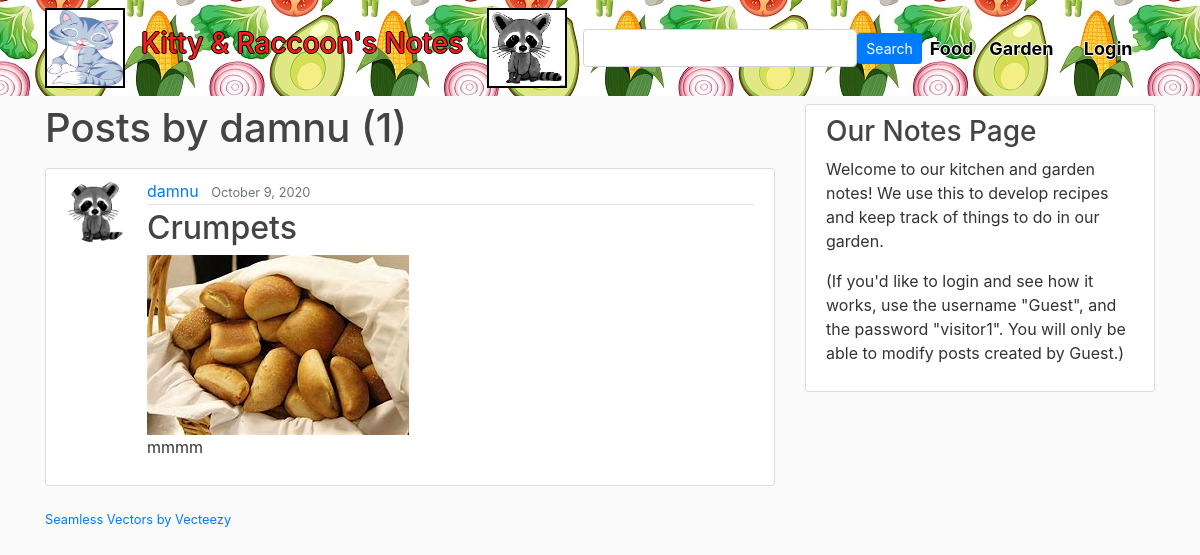
The app's page /krnotes/user/damnu/ with its own data.
### krnotes/models.py (models this page shows, shortened)
class Post(models.Model):
    title = models.CharField(max_length=100)
    image = models.ImageField(blank=True, upload_to='users/uploads')
    content = models.TextField()
    date_posted = models.DateTimeField(default=timezone.now)
    garden = models.BooleanField(default=False)
    food = models.BooleanField(default=False)
    author = models.ForeignKey(User, on_delete=models.CASCADE)

### users/models.py (models this page shows, shortened)
class Profile(models.Model):
    user = models.OneToOneField(User, on_delete=models.CASCADE)
    image = models.ImageField(default='users/profile_pics/default.jpg', upload_to='users/profile_pics')

### krnotes/views.py (the view)
# urls.py: path('user/<str:username>/', UserPostListView.as_view(), name='user-posts'),
class UserPostListView(ListView):
    model = Post
    template_name = 'krnotes/user_posts.html'
    context_object_name = 'posts'
    paginate_by = 8
    def get_queryset(self):
        user = get_object_or_404(User, username=self.kwargs.get('username'))
        return Post.objects.filter(author=user).order_by('-date_posted')

### krnotes/templates/krnotes/user_posts.html (shortened to what this page needs)
{% extends "krnotes/base.html" %}
{% block content %}
    <h1 class="mb-3">Posts by {{ view.kwargs.username }} ({{ page_obj.paginator.count }})</h1>
    {% for post in posts %}
        <article class="media content-section">
            <img class="rounded-circle article-img" src="{{ post.author.profile.image.url }}"></img>
            <div class="media-body">
            <div class="article-metadata">
                <a class="mr-2" href="{% url 'user-posts' post.author.username %}">{{ post.author }}</a>
                <small class="text-muted">{{ post.date_posted|date:"F j, Y" }}</small>
            </div>
            <h2><a class="article-title" href="{% url 'post-detail' post.id %}">{{ post.title }}</a></h2>
            {% if post.image %}
                <img src="{{ post.image.url }}" alt="" />
            {% endif %}
            <p class="article-content">{{ post.content }}</p>
            </div>
        </article>
    {% endfor %}
{% endblock content %}

### krnotes/static/krnotes/main.css (style rules this page uses)
body { background: #fafafa; color: #333333; margin-top: 5rem; }
h1, h2, h3, h4, h5, h6 { color: #444444; }
.content-section { background: #ffffff; padding: 10px 20px; border: 1px solid #dddddd; border-radius: 3px; margin-bottom: 20px; }
.article-title { color: #444444; }
.article-content { white-space: pre-line; }
.article-img { height: 65px; width: 65px; margin-right: 16px; }
.article-metadata { padding-bottom: 1px; margin-bottom: 4px; border-bottom: 1px solid #e3e3e3 }

### records on screen
Post: author.profile.image (picture), author "damnu", date_posted "October 9, 2020", title "Crumpets", image (picture), content "mmmm"

### other values on screen
{{ view.kwargs.username }} "damnu"
{{ page_obj.paginator.count }} "1"
